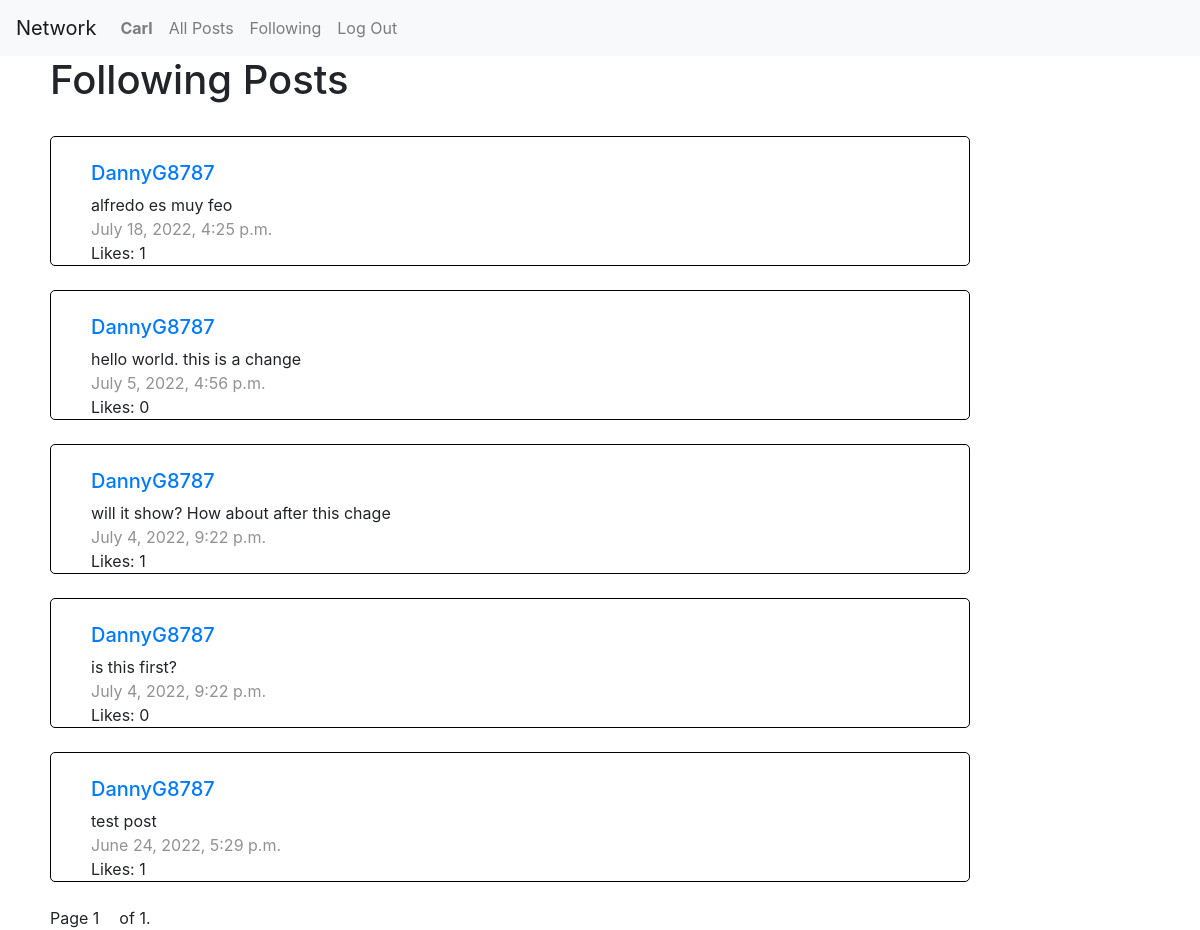
The app's page /following (signed in) with its own data.
### network/models.py (models this page shows, shortened)
class User(AbstractUser):
    pass

class Post(models.Model):
    body = models.TextField(max_length=1000)
    creator = models.ForeignKey(User, on_delete=models.CASCADE, related_name="posts")
    timeStamp = models.DateTimeField(auto_now_add=True)
    likes = models.IntegerField()
    liked = models.BooleanField(default=False)

### network/views.py (the view)
# urls.py: path("following", views.following, name="following"),
def following(request):
    followedPosts = []
    following = request.user.followings.all()
    allPosts = Post.objects.all()
    for post in allPosts:
        for user in following:
            user1 = User.objects.get_by_natural_key(user)
            if post.creator == user1 :
                followedPosts.append(post)
    followedPosts.reverse()
    paginator = Paginator(followedPosts, 10)
    page_number = request.GET.get('page')
    page_obj = paginator.get_page(page_number)
    return render(request, "network/following.html", {
        "posts": followedPosts,
        'page_obj': page_obj
    })

### network/models.py (called while the page is built)
    def __str__(self):
        return self.following

### network/templates/network/following.html (shortened to what this page needs)
{% extends "network/layout.html" %}
{% load static %}
{% block body %}
    <div class='post-space'>
        <h1>Following Posts</h1>
        {%with id_num=-1 %}
        {%for post in page_obj %}
            <div class="post">
                <div class='post-content'>
                    <div class='nameNheart'>
                        <a href="{% url "users" post.creator.username %}"><h2 style="font-size:20px;" >{{post.creator}}</h2></a>
                        <div id="edit{{forloop.counter}}" class="editButtonSpace"></div>
                        <div class='container' id="container{{forloop.counter}}">
                        </div>
                    </div>
                    <p>{{post.body}}</p>
                    <p style="color:#929292;">{{post.timeStamp}}</p>
                    Likes: <p style = "display:inline" id="like{{forloop.counter}}">{{post.likes}}</p>
                </div>
            </div>
        {%endfor%}
        {%endwith%}
    </div>
{% endblock %}

### network/templates/network/layout.html (shortened to what this page needs)
{% load static %}
<!DOCTYPE html>
<html lang="en">
    <head>
        <link rel="stylesheet" href="https://stackpath.bootstrapcdn.com/bootstrap/4.4.1/css/bootstrap.min.css">
        <link href="{% static 'network/styles.css' %}" rel="stylesheet">
    </head>
    <body>
        <nav class="navbar navbar-expand-lg navbar-light bg-light">
            <a class="navbar-brand" href="#">Network</a>
            <div>
              <ul class="navbar-nav mr-auto">
                {% if user.is_authenticated %}
                    <li class="nav-item">
                        <a class="nav-link" href="{% url 'users' user.username %}"><strong>{{ user.username }}</strong></a>
                    </li>
                {% endif %}
                <li class="nav-item">
                  <a class="nav-link" href="{% url 'index' %}">All Posts</a>
                </li>
                {% if user.is_authenticated %}
                    <li class="nav-item">
                        <a class="nav-link" href="{% url 'following' %}">Following</a>
                    </li>
                    <li class="nav-item">
                        <a class="nav-link" href="{% url 'logout' %}">Log Out</a>
                    </li>
                {% endif %}
              </ul>
            </div>
          </nav>
        <div class="body">
            {% block body %}
            {% endblock %}
            <div style="margin-left: 50px;" "class="pagination">
                <span class="step-links">
                    <span class="current">
                        Page <p style = "display:inline" id="page_num">{{ page_obj.number }}</p>of {{ page_obj.paginator.num_pages }}.
                    </span>
                </span>
            </div>
        </div>
    </body>
</html>

### network/static/network/styles.css (style rules this page uses)
.post-space { margin-left: 50px; }
.post { border: 1px solid black; border-radius: 5px; width: 80%; }
.post-content { margin-left: 40px; }
.editButtonSpace { width: 200px; height: 25px; }
.nameNheart { display: flex; }
p { margin:0; margin-right: 20px; }
.container { flex-direction: column; width: 100%; }

### records on screen
User: username "Carl"
Post: creator "DannyG8787", body "alfredo es muy feo", timeStamp "July 18, 2022, 4:25 p.m.", likes "1"
Post: creator "DannyG8787", body "hello world. this is a change", timeStamp "July 5, 2022, 4:56 p.m.", likes "0"
Post: creator "DannyG8787", body "will it show? How about after this chage", timeStamp "July 4, 2022, 9:22 p.m.", likes "1"
Post: creator "DannyG8787", body "is this first?", timeStamp "July 4, 2022, 9:22 p.m.", likes "0"
Post: creator "DannyG8787", body "test post", timeStamp "June 24, 2022, 5:29 p.m.", likes "1"

### other values on screen
{{ page_obj.number }} "1"
{{ page_obj.paginator.num_pages }} "1"
